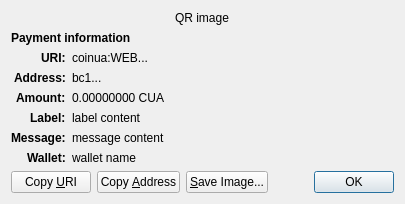
<?xml version="1.0" encoding="UTF-8"?>
<ui version="4.0">
 <class>ReceiveRequestDialog</class>
 <widget class="QDialog" name="ReceiveRequestDialog">
  <property name="geometry">
   <rect>
    <x>0</x>
    <y>0</y>
    <width>413</width>
    <height>229</height>
   </rect>
  </property>
  <property name="windowTitle">
   <string>Request payment to ...</string>
  </property>
  <layout class="QGridLayout" name="gridLayout" columnstretch="0,1">
   <property name="sizeConstraint">
    <enum>QLayout::SetFixedSize</enum>
   </property>
   <item row="0" column="0" colspan="2" alignment="Qt::AlignHCenter">
    <widget class="QRImageWidget" name="qr_code">
     <property name="text">
      <string notr="true">QR image</string>
     </property>
     <property name="textInteractionFlags">
      <set>Qt::NoTextInteraction</set>
     </property>
    </widget>
   </item>
   <item row="1" column="0" colspan="2">
    <widget class="QLabel" name="payment_header">
     <property name="font">
      <font>
       <weight>75</weight>
       <bold>true</bold>
      </font>
     </property>
     <property name="text">
      <string>Payment information</string>
     </property>
     <property name="textInteractionFlags">
      <set>Qt::NoTextInteraction</set>
     </property>
    </widget>
   </item>
   <item row="2" column="0" alignment="Qt::AlignRight|Qt::AlignTop">
    <widget class="QLabel" name="uri_tag">
     <property name="font">
      <font>
       <weight>75</weight>
       <bold>true</bold>
      </font>
     </property>
     <property name="text">
      <string notr="true">URI:</string>
     </property>
     <property name="textFormat">
      <enum>Qt::PlainText</enum>
     </property>
     <property name="textInteractionFlags">
      <set>Qt::NoTextInteraction</set>
     </property>
    </widget>
   </item>
   <item row="2" column="1" alignment="Qt::AlignTop">
    <widget class="QLabel" name="uri_content">
     <property name="text">
      <string notr="true">coinua:WEB...</string>
     </property>
     <property name="textFormat">
      <enum>Qt::RichText</enum>
     </property>
     <property name="wordWrap">
      <bool>true</bool>
     </property>
     <property name="textInteractionFlags">
      <set>Qt::TextSelectableByMouse</set>
     </property>
    </widget>
   </item>
   <item row="3" column="0" alignment="Qt::AlignRight|Qt::AlignTop">
    <widget class="QLabel" name="address_tag">
     <property name="font">
      <font>
       <weight>75</weight>
       <bold>true</bold>
      </font>
     </property>
     <property name="text">
      <string>Address:</string>
     </property>
     <property name="textInteractionFlags">
      <set>Qt::NoTextInteraction</set>
     </property>
    </widget>
   </item>
   <item row="3" column="1" alignment="Qt::AlignTop">
    <widget class="QLabel" name="address_content">
     <property name="text">
      <string notr="true">bc1...</string>
     </property>
     <property name="textFormat">
      <enum>Qt::PlainText</enum>
     </property>
     <property name="textInteractionFlags">
      <set>Qt::TextSelectableByMouse</set>
     </property>
    </widget>
   </item>
   <item row="4" column="0" alignment="Qt::AlignRight|Qt::AlignTop">
    <widget class="QLabel" name="amount_tag">
     <property name="font">
      <font>
       <weight>75</weight>
       <bold>true</bold>
      </font>
     </property>
     <property name="text">
      <string>Amount:</string>
     </property>
     <property name="textInteractionFlags">
      <set>Qt::NoTextInteraction</set>
     </property>
    </widget>
   </item>
   <item row="4" column="1" alignment="Qt::AlignTop">
    <widget class="QLabel" name="amount_content">
     <property name="text">
      <string notr="true">0.00000000 CUA</string>
     </property>
     <property name="textFormat">
      <enum>Qt::PlainText</enum>
     </property>
     <property name="textInteractionFlags">
      <set>Qt::TextSelectableByMouse</set>
     </property>
    </widget>
   </item>
   <item row="5" column="0" alignment="Qt::AlignRight|Qt::AlignTop">
    <widget class="QLabel" name="label_tag">
     <property name="font">
      <font>
       <weight>75</weight>
       <bold>true</bold>
      </font>
     </property>
     <property name="text">
      <string>Label:</string>
     </property>
     <property name="textInteractionFlags">
      <set>Qt::NoTextInteraction</set>
     </property>
    </widget>
   </item>
   <item row="5" column="1" alignment="Qt::AlignTop">
    <widget class="QLabel" name="label_content">
     <property name="text">
      <string notr="true">label content</string>
     </property>
     <property name="textFormat">
      <enum>Qt::PlainText</enum>
     </property>
     <property name="wordWrap">
      <bool>true</bool>
     </property>
     <property name="textInteractionFlags">
      <set>Qt::TextSelectableByMouse</set>
     </property>
    </widget>
   </item>
   <item row="6" column="0" alignment="Qt::AlignRight|Qt::AlignTop">
    <widget class="QLabel" name="message_tag">
     <property name="font">
      <font>
       <weight>75</weight>
       <bold>true</bold>
      </font>
     </property>
     <property name="text">
      <string>Message:</string>
     </property>
     <property name="textInteractionFlags">
      <set>Qt::NoTextInteraction</set>
     </property>
    </widget>
   </item>
   <item row="6" column="1" alignment="Qt::AlignTop">
    <widget class="QLabel" name="message_content">
     <property name="text">
      <string notr="true">message content</string>
     </property>
     <property name="textFormat">
      <enum>Qt::PlainText</enum>
     </property>
     <property name="wordWrap">
      <bool>true</bool>
     </property>
     <property name="textInteractionFlags">
      <set>Qt::TextSelectableByMouse</set>
     </property>
    </widget>
   </item>
   <item row="7" column="0" alignment="Qt::AlignRight|Qt::AlignTop">
    <widget class="QLabel" name="wallet_tag">
     <property name="font">
      <font>
       <weight>75</weight>
       <bold>true</bold>
      </font>
     </property>
     <property name="text">
      <string>Wallet:</string>
     </property>
     <property name="textInteractionFlags">
      <set>Qt::NoTextInteraction</set>
     </property>
    </widget>
   </item>
   <item row="7" column="1" alignment="Qt::AlignTop">
    <widget class="QLabel" name="wallet_content">
     <property name="text">
      <string notr="true">wallet name</string>
     </property>
     <property name="textFormat">
      <enum>Qt::PlainText</enum>
     </property>
     <property name="wordWrap">
      <bool>true</bool>
     </property>
     <property name="textInteractionFlags">
      <set>Qt::TextSelectableByMouse</set>
     </property>
    </widget>
   </item>
   <item row="8" column="0" colspan="2">
    <layout class="QHBoxLayout" name="horizontalLayout">
     <item>
      <widget class="QPushButton" name="btnCopyURI">
       <property name="text">
        <string>Copy &amp;URI</string>
       </property>
       <property name="autoDefault">
        <bool>false</bool>
       </property>
      </widget>
     </item>
     <item>
      <widget class="QPushButton" name="btnCopyAddress">
       <property name="text">
        <string>Copy &amp;Address</string>
       </property>
       <property name="autoDefault">
        <bool>false</bool>
       </property>
      </widget>
     </item>
     <item>
      <widget class="QPushButton" name="btnSaveAs">
       <property name="text">
        <string>&amp;Save Image...</string>
       </property>
       <property name="autoDefault">
        <bool>false</bool>
       </property>
      </widget>
     </item>
     <item>
      <spacer name="horizontalSpacer_2">
       <property name="orientation">
        <enum>Qt::Horizontal</enum>
       </property>
       <property name="sizeHint" stdset="0">
        <size>
         <width>40</width>
         <height>20</height>
        </size>
       </property>
      </spacer>
     </item>
     <item>
      <widget class="QDialogButtonBox" name="buttonBox">
       <property name="focusPolicy">
        <enum>Qt::StrongFocus</enum>
       </property>
       <property name="standardButtons">
        <set>QDialogButtonBox::Ok</set>
       </property>
      </widget>
     </item>
    </layout>
   </item>
  </layout>
 </widget>
 <customwidgets>
  <customwidget>
   <class>QRImageWidget</class>
   <extends>QLabel</extends>
   <header>qt/qrimagewidget.h</header>
  </customwidget>
 </customwidgets>
 <tabstops>
  <tabstop>buttonBox</tabstop>
  <tabstop>btnCopyURI</tabstop>
  <tabstop>btnCopyAddress</tabstop>
  <tabstop>btnSaveAs</tabstop>
 </tabstops>
 <resources/>
 <connections>
  <connection>
   <sender>buttonBox</sender>
   <signal>accepted()</signal>
   <receiver>ReceiveRequestDialog</receiver>
   <slot>accept()</slot>
   <hints>
    <hint type="sourcelabel">
     <x>135</x>
     <y>230</y>
    </hint>
    <hint type="destinationlabel">
     <x>135</x>
     <y>126</y>
    </hint>
   </hints>
  </connection>
 </connections>
</ui>
